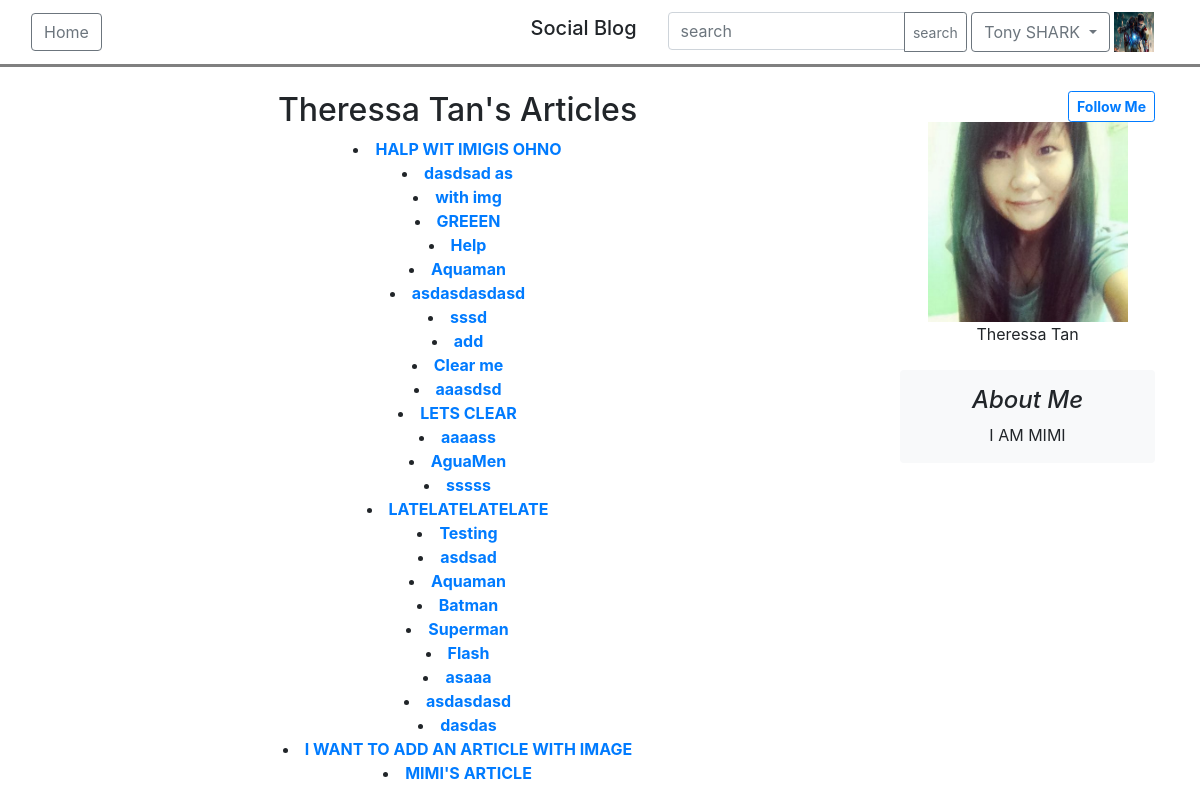
Before: /article/15 (signed in) with the older database file.
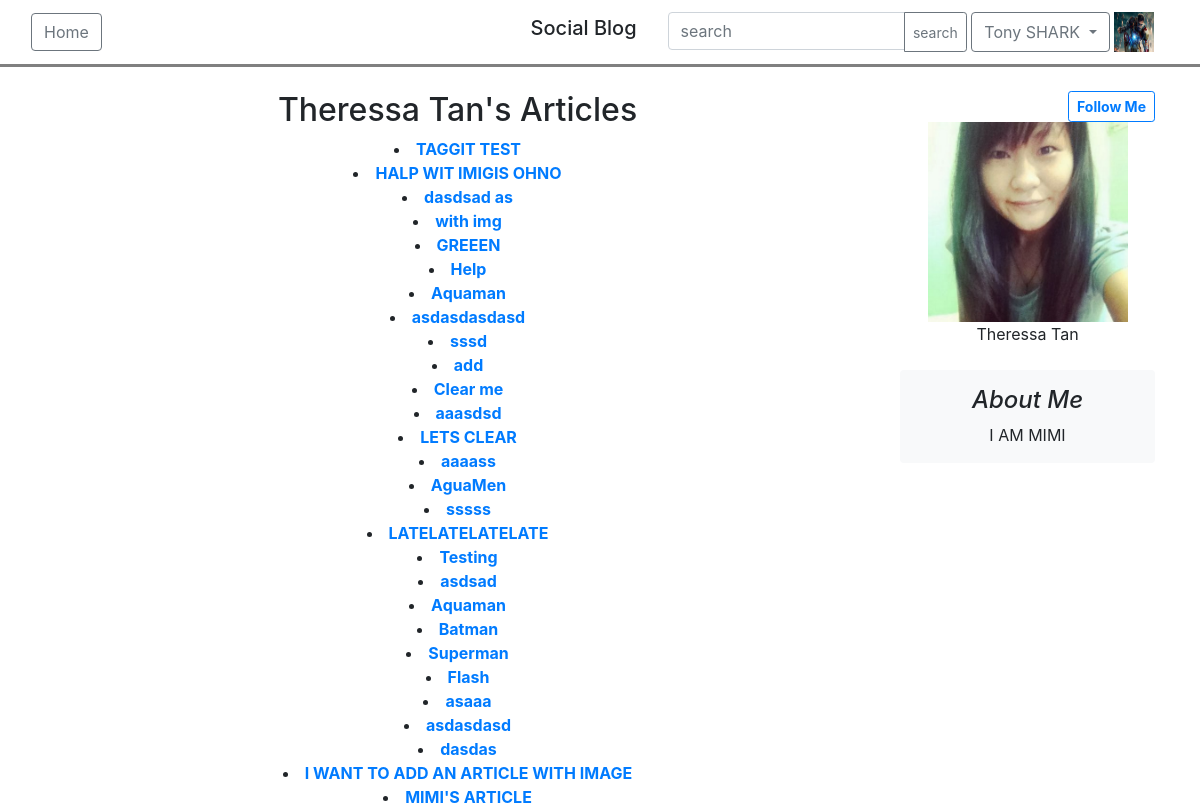
After: the same page with the newer database file.
### users/models.py (models this page shows, shortened)
class User(AbstractBaseUser, PermissionsMixin):
    email = models.EmailField(('email address'), unique=True)
    firstname = models.CharField(('first name'), max_length=30, blank=True)
    lastname = models.CharField(('last name'), max_length=30, blank=True)
    about_me = models.TextField(('about me'), blank=True)
    date_joined = models.DateTimeField(('date joined'), auto_now_add=True)
    is_active = models.BooleanField(('active'), default=True)
    is_staff = models.BooleanField(('staff'), default=False)
    is_superuser = models.BooleanField(('superuser'), default=False)
    avatar = models.ImageField(upload_to='avatars/', null=True, blank=True, default='avatars/default.png')
    objects = UserManager()
    USERNAME_FIELD = 'email'
    REQUIRED_FIELDS = []
    class Meta:
        verbose_name = ('user')
        verbose_name_plural = ('users')
    def get_full_name(self):
        full_name = '%s %s' % (self.firstname, self.lastname)
        return full_name.strip()

### blog/models.py (models this page shows, shortened)
class Article(models.Model):
    title =  models.CharField(max_length = 200)
    description = models.TextField()
    owner = models.ForeignKey(settings.AUTH_USER_MODEL, on_delete=models.CASCADE)
    date_published = models.DateTimeField(auto_now_add = True)
    date_modified = models.DateTimeField(auto_now = True)
    article_image = models.ImageField(upload_to='articleImage/', null=True, blank=True)
    is_featured = models.BooleanField(default=False)
    tags = TaggableManager(blank=True)

### blog/views.py (the view)
# urls.py: path('article/<int:user_id>', views.user_articles, name = "userarticle"),
def user_articles(request, user_id):
    user = User.objects.get(pk=user_id)
    form = Article.objects.filter(owner=user_id).order_by('-date_published')
    if request.user.is_authenticated:
        follow = UserFollowing.objects.filter(following=user, owner=request.user)
        return render(request, 'blog/userarticles.html', {'form': form, 'user':user, 'follow':follow})
    else:
        return render(request, 'blog/userarticles.html', {'form': form, 'user':user})

### templates/blog/userarticles.html (shortened to what this page needs)
{% extends 'base.html' %}
{% load widget_tweaks %}
{% load static %}
{% block switch %}
    {% if request.user.is_authenticated %}
    <div class="input-group ">
        <input type="text" class="form-control" placeholder="search" aria-label="search" >
        <div class="input-group-append">
            <button class="btn btn-outline-secondary btn-sm" type="button">search</button>
        </div>
    </div>
    <div class="btn-group">
        <button type="button" class="btn btn-outline-secondary dropdown-toggle" data-toggle="dropdown" aria-haspopup="true" aria-expanded="false">
            {% if request.user.firstname %}
                {{ request.user.firstname }}
            {% else %}
                {{ request.user.email }}
            {% endif %}
        </button>
    </div>
        <img src="{{ request.user.avatar.url }}" width="40" height="40"></img>
    {% else %}
        <a href="{% url 'users:login' %}" class="btn btn-outline-secondary"> Login </a>
    {% endif %}
{% endblock%}
{% block content %}
    <div class="container-fluid">
        <div>
            <div class="container">
                <div class="row">
                    <div class="col-md-9">
                    <div align="center">
                        {% if request.user.id != user.id %}
                            {% if user.firstname %}
                            <h2> {{user.get_full_name}}'s Articles </h2>
                            {% else %}
                                {{user.email}}'s Articles
                            {% endif %}
                        {% else %}
                            <h2>Your Published Articles</h2>
                        {% endif %}
                    </div>
                        {% if form %}
                            <div align="center">
                                {% for article in form %}
                                    <li>
                                        <a href="{% url 'blog:articledetails' article.id%}" ><b>{{article.title}}</b></a>
                                    </li>
                                {% endfor %}
                            </div>
                        {% endif %}
                    </div>
                    <div class="col-md-3">
                    <div align="center">
                        {% if request.user.is_authenticated %}
                            {% if request.user.id != user.id %}
                                <div class="text-right">
                                {% if follow %}
                                    {% for fllw in follow %}
                                        {% if fllw.followbool == True %}
                                            <a href = "{% url 'blog:followuser' user.id%}" class="btn btn-primary btn-sm" ><b>Followed</b></a>
                                        {% else %}
                                            <a href = "{% url 'blog:followuser' user.id%}" class="btn btn-outline-primary btn-sm" ><b>Follow Me</b></a>
                                        {% endif %}
                                    {% endfor %}
                                {% else %}
                                    <a href = "{% url 'blog:followuser' user.id%}" class="btn btn-outline-primary btn-sm" ><b>Follow Me</b></a>
                                {% endif %}
                                </div>
                            {% endif %}
                        {% endif %}
                        <img src="{{user.avatar.url}}" width="200px" height="200px">
                        <br/>
                        {% if user.firstname %}
                            {{user.get_full_name}}
                        {% else %}
                            {{user.email}}
                        {% endif %}
                        <br/>
                        <br/>
                        <div class="p-3 mb-3 bg-light rounded">
                            <h4 class="font-italic">About Me</h4>
                            <p class="mb-0">{{user.about_me}}</p>
                        </div>
                    </div>
                    </div>
                </div>
            </div>
        </div>
    </div>
{% endblock %}

### templates/base.html (shortened to what this page needs)
{% load static %}
{% load widget_tweaks %}
<!DOCTYPE html>
<html>
    <head>
        <link rel="stylesheet" href="https://maxcdn.bootstrapcdn.com/bootstrap/4.3.1/css/bootstrap.min.css">
        <link rel = "stylesheet" type = "text/css" href = "{% static 'users/style.css' %}">
    </head>
<body>
    <nav class="navbar navbar-expand-md" style="border-bottom: 3px solid gray;">
        <div class="container-fluid" >
            <div class="navbar-collapse collapse w-100 ">
                {% block home %}
                    <a href="{% url 'blog:homepage' %}" class="btn btn-outline-secondary">Home</a>
                {% endblock home %}
            </div>
            <div class="mx-auto order-0">
                <h1 class="navbar-brand"> Social Blog </h1>
            </div>
            <div class="container">
                <div class="navbar-collapse collapse w-100 ">
                    <div class="navbar-nav ml-auto">
                        {% block switch %}
                        {% endblock%}
                    </div>
                </div>
            </div>
        </div>
    </nav>
    <br>
    {% block content %}
    {% endblock %}
</body>
</html>

Changed rows visible on the page:
added Article: title "TAGGIT TEST"
